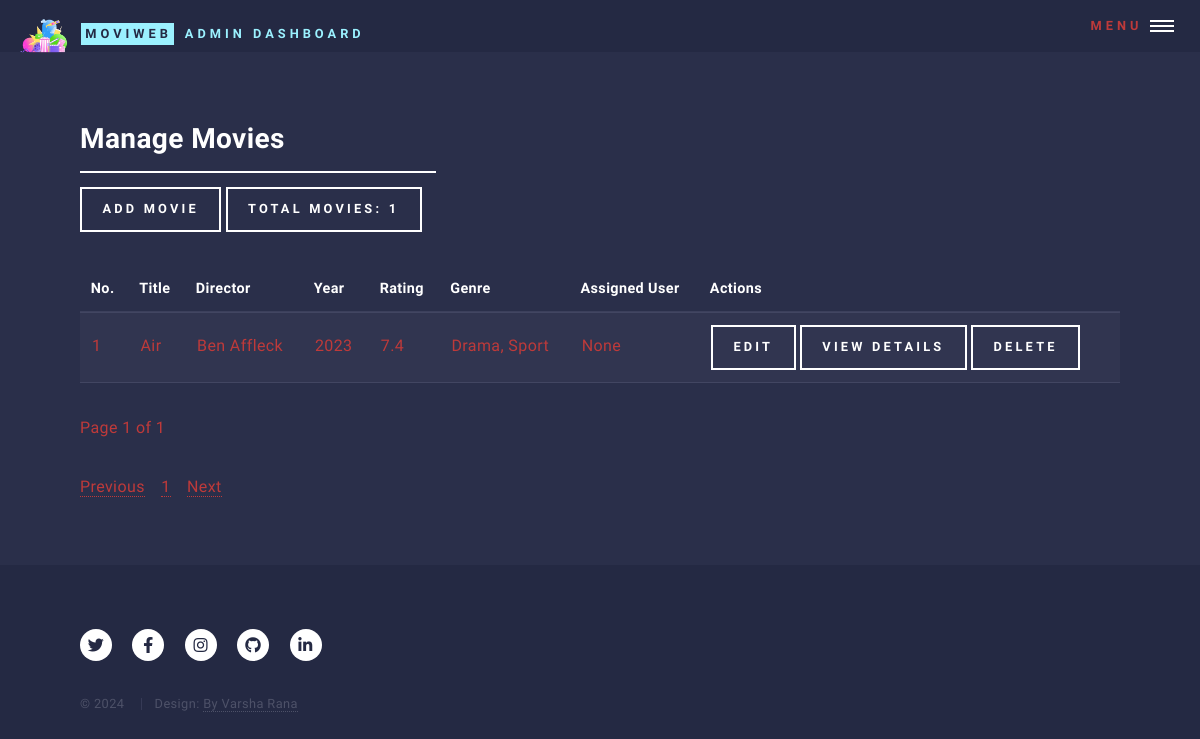
Before: /admin/manage_movies (signed in) with the older database file.
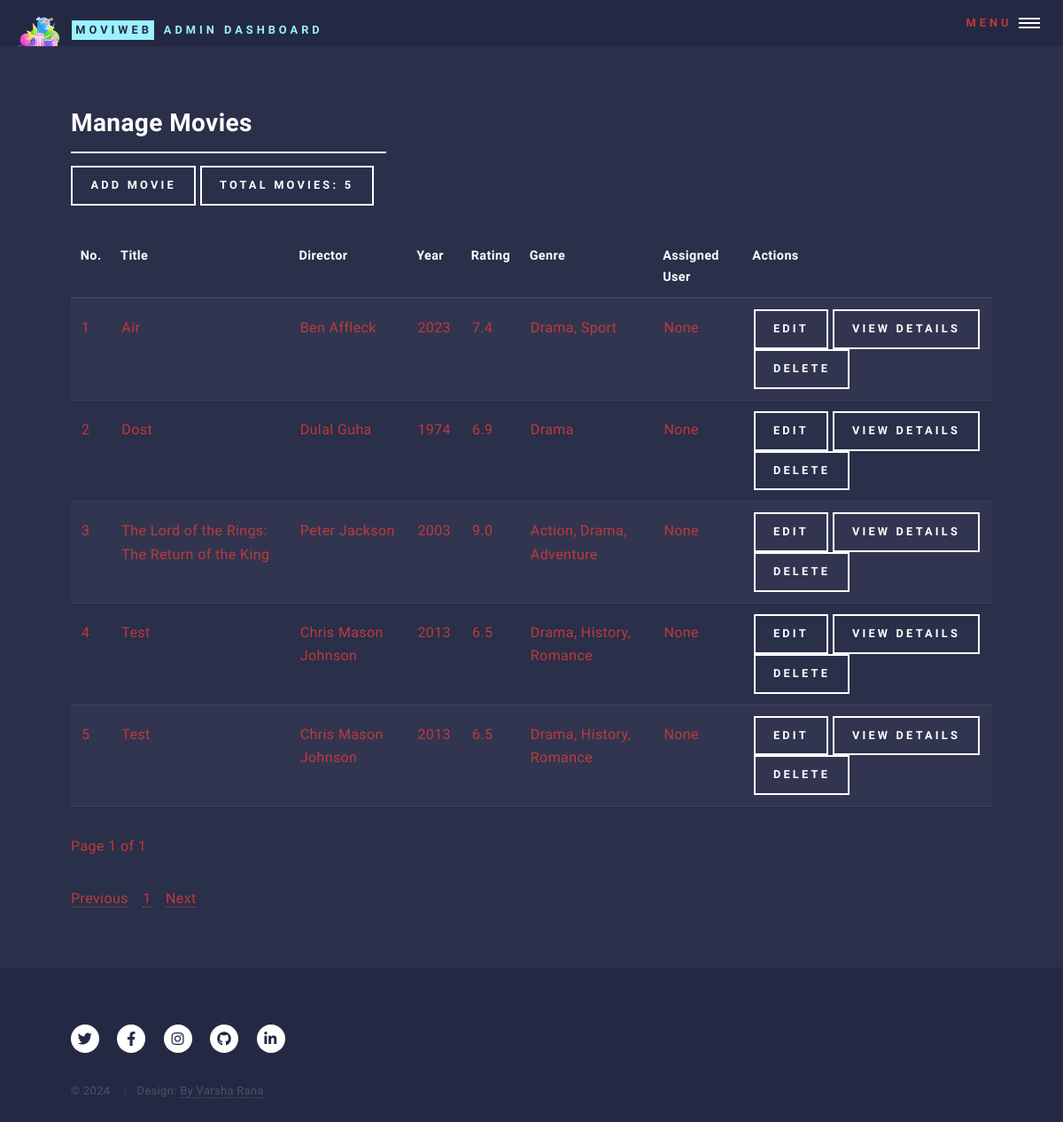
After: the same page with the newer database file.
### models.py (models this page shows)
class Movie(db.Model):
    __tablename__ = 'movie'
    id = db.Column(db.Integer, primary_key=True)
    title = db.Column(db.String(100), nullable=False)
    year = db.Column(db.Integer, nullable=False)
    rating = db.Column(db.Float, nullable=False)
    poster = db.Column(db.String(255))  # Optional field to store movie posters
    plot = db.Column(db.Text)  # Optional field to store the plot
    imdbID = db.Column(db.String(255), nullable=True)  # IMDb ID or link
    trailer = db.Column(db.String(255), nullable=True)  # New field to store YouTube trailer URL
    user_id = db.Column(db.Integer, db.ForeignKey('user.id'))
    admin_id = db.Column(db.Integer, db.ForeignKey('admin.id'))
    director_id = db.Column(db.Integer, db.ForeignKey('director.id'), nullable=False)  # Foreign key to Director
    genres = db.relationship('Genre', secondary=movie_genre, backref='movies')
    favorites = db.relationship('Favorite', back_populates='movie', lazy=True)  # Add this line

class Director(db.Model):
    __tablename__ = 'director'
    id = db.Column(db.Integer, primary_key=True)
    name = db.Column(db.String(100), nullable=False, unique=True)
    movies = db.relationship('Movie', backref='director', lazy=True)

class Genre(db.Model):
    __tablename__ = 'genre'
    id = db.Column(db.Integer, primary_key=True)
    name = db.Column(db.String(50), unique=True, nullable=False)

### controllers/admin_controllers/admin_controller_for_manage_movies.py (the view)
def manage_movies():
    if not admin_logged_in():
        return handle_not_logged_in()
    admin = admin_logged_in()
    if admin is None:
        return handle_invalid_admin()  # Handle case where admin is not logged in
    num_movies = Movie.query.filter_by(admin_id=admin.id).count()
    total_num_movies = Movie.query.count()
    page = request.args.get('page', 1, type=int)
    per_page = 5
    movies = Movie.query.filter_by(admin_id=admin.id).paginate(page=page, per_page=per_page)
    if request.headers.get('X-Requested-With') == 'XMLHttpRequest':
        return render_template('partials/manage_movies_content.html',
                               num_movies=num_movies,
                               movies=movies,
                               admin=admin)
    return render_template('manage_movies.html',
                           num_movies=num_movies,
                           movies=movies,
                           admin=admin,
                           total_num_movies=total_num_movies
                           )

### controllers/common_fun.py (called while the page is built)
def admin_logged_in():
    admin_id = session.get('admin_id')
    if admin_id:
        return Admin.query.get(admin_id)  # This should return the Admin object or None
    return None

### templates/admin/manage_movies.html (shortened to what this page needs)
<!DOCTYPE HTML>
<html>
<head>
    <link rel="stylesheet" href="../../static/css/main.css"/>
</head>
<body class="is-preload">
<div id="wrapper">
    <header id="header" class="alt">
        {% include 'partials/admin_header.html' %}
    </header>
    <div id="main">
        <section id="movies">
            <div class="inner">
                <header class="major">
                    <h2>Manage Movies</h2>
                    <a href="{{ url_for('admin_bp.add_movie') }}" class="button">Add Movie</a>
                    <label class="button">Total Movies: {{ num_movies }}</label>
                </header>
                {% include 'partials/manage_movies_content.html' %}
            </div>
        </section>
    </div>
    <footer id="footer">
        {% include 'partials/movie_web_app_footer.html' %}
    </footer>
</div>
</body>
</html>

### templates/partials/manage_movies_content.html (shortened to what this page needs)
<div id="movie-table-container">
    <table id="movie-table">
        <thead>
        <tr>
            <th>No.</th>
            <th>Title</th>
            <th>Director</th>
            <th>Year</th>
            <th>Rating</th>
            <th>Genre</th>
            <th>Assigned User</th>
            <th>Actions</th>
        </tr>
        </thead>
        <tbody>
        {% set start_no = (movies.page - 1) * movies.per_page + 1 %}
        {% for movie in movies.items %}
        <tr>
            <td>{{ start_no + loop.index0 }}</td>
            <td>{{ movie.title }}</td>
            <td>{{ movie.director.name }}</td>
            <td>{{ movie.year }}</td>
            <td>{{ movie.rating }}</td>
            <td>
                {% for genre in movie.genres %}
                {{ genre.name }}{% if not loop.last %}, {% endif %}
                {% endfor %}
            </td>
            <td>{{ movie.user.name if movie.user else 'None' }}</td>
            <td>
                <a href="{{ url_for('admin_bp.edit_movie', movie_id=movie.id) }}"
                   class="button">Edit</a>
                <a href="{{ url_for('admin_bp.admin_view_movie_details', movie_id=movie.id) }}" class="button">
                    View Details
                </a>
                <form action="{{ url_for('admin_bp.delete_movie', movie_id=movie.id) }}" method="post" onsubmit="return confirmDeletion()"
                      style="display:inline;">
                    <input type="submit" value="Delete" class="button"/>
                </form>
            </td>
        </tr>
        {% endfor %}
        </tbody>
    </table>
    <p>Page {{ movies.page }} of {{ movies.pages }}</p>
</div>
<div id="pagination-container-movies">
    <nav aria-label="Page navigation">
        <ul class="pagination">
            {% if movies.has_prev %}
            <li class="page-item">
                <a class="page-link" href="{{ url_for('admin_bp.manage_movies', page=movies.prev_num) }}">Previous</a>
            </li>
            {% else %}
            <li class="page-item disabled">
                <a class="page-link" href="#">Previous</a>
            </li>
            {% endif %}
            {% for page_num in movies.iter_pages() %}
            {% if page_num %}
            <li class="page-item {% if page_num == movies.page %}active{% endif %}">
                <a class="page-link" href="{{ url_for('admin_bp.manage_movies', page=page_num) }}">{{ page_num }}</a>
            </li>
            {% else %}
            <li class="page-item disabled">
                <a class="page-link" href="#">...</a>
            </li>
            {% endif %}
            {% endfor %}
            {% if movies.has_next %}
            <li class="page-item">
                <a class="page-link" href="{{ url_for('admin_bp.manage_movies', page=movies.next_num) }}">Next</a>
            </li>
            {% else %}
            <li class="page-item disabled">
                <a class="page-link" href="#">Next</a>
            </li>
            {% endif %}
        </ul>
    </nav>
</div>

Changed rows visible on the page:
added Movie: index0 "2", title "Dost", director.name "Dulal Guha", year "1974", rating "6.9", user "None", Genre (name "Drama")
added Movie: index0 "3", title "The Lord of the Rings: The Return of the King", director.name "Peter Jackson", year "2003", rating "9.0", user "None", Genre (name "Drama")
now on this page (row unchanged): Genre: name "Action", shown under "3"
now on this page (row unchanged): Genre: name "Adventure", shown under "3"
added Movie: index0 "4", title "Test", director.name "Chris Mason Johnson", year "2013", rating "6.5", user "None", Genre (name "Drama")
now on this page (row unchanged): Genre: name "History"
added Genre: name "Romance"
added Movie: index0 "5", title "Test", director.name "Chris Mason Johnson", year "2013", rating "6.5", user "None", Genre (name "Drama")
Other visible differences:
{{ num_movies }}: "1" → "5"
